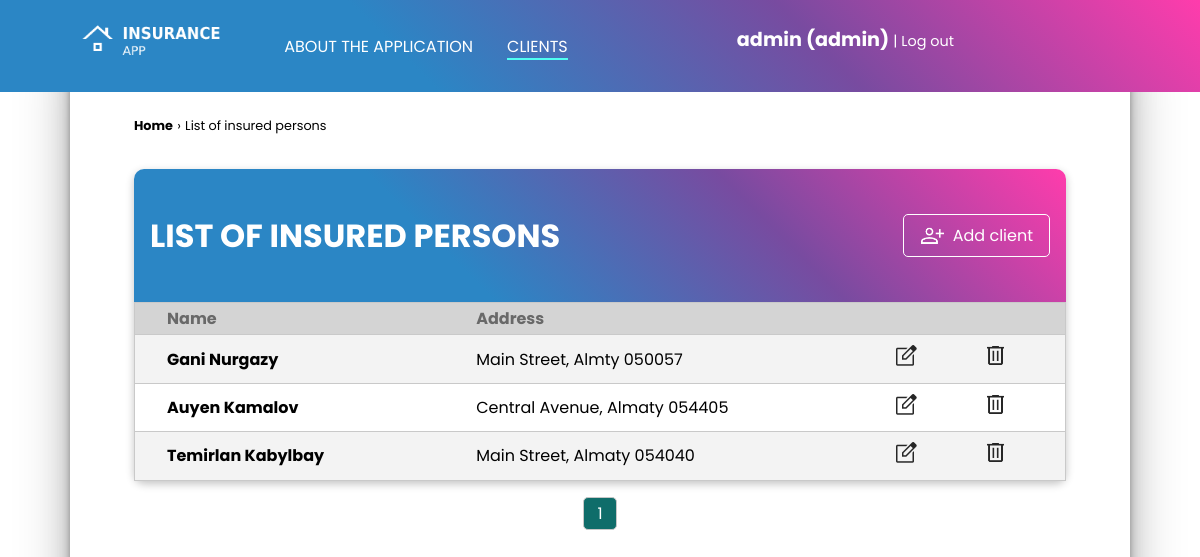
/policyholders/ (signed in), run on the app's committed database.
### clients/models.py (models this page shows, shortened)
class Client(models.Model):
    name = models.CharField(max_length=200, verbose_name="Name")
    surname = models.CharField(max_length=200, verbose_name="Surname")
    street_address = models.CharField(max_length=200, verbose_name="Address")
    city = models.CharField(max_length=100, verbose_name="City")
    postal_code = models.CharField(max_length=6, verbose_name="Postcode")
    email = models.EmailField(max_length=200, verbose_name="Email")
    phone_number = models.CharField(max_length=16, verbose_name="Phone number")

### clients/views.py (the view)
# urls.py: path("policyholders/", views.list_all_clients, name="list-all-clients"),
@login_required
def list_all_clients(request):
    clients = Client.objects.all()
    paginator = Paginator(clients, 5)
    page_number = request.GET.get('page')
    paginated_clients = paginator.get_page(page_number)
    return render(request, "clients/clients_list.html", {
        "paginated_clients": paginated_clients
    })

### clients/templates/clients/clients_list.html (shortened to what this page needs)
{% extends 'clients/layout.html' %}
{% load static %}
{% block navigation %}
<li><a  href="{% url 'clients:index' %}">About the application</a></li>
<li><a class="active" href="{% url 'clients:list-all-clients' %}">Clients</a></li>
{% endblock navigation %}
{% block section %}
<div class="page-path">
    <a href="{% url 'clients:index' %}">Home</a>
    <p>&rsaquo;</p>
    <p>List of insured persons</p>
</div>
<div class="table-content-box">
    <div class="content-box-header table-header">
        <h1>List of insured persons</h1>
        {% if user.is_staff %}
        <a href="{% url 'clients:create-client' %}"><img src="{% static 'clients/person_add_blue.png' %}" alt="add person" height="25px">Add client</a>
        {% endif %}
    </div>
    <div class="custom-table">
        <table>
        {% if paginated_clients|length > 0 %}
            <tr>
                <th>Name</th>
                <th>Address</th>
                <th></th>
                <th></th>
            </tr>
        {% endif %}
        {% for client in paginated_clients %}
            <tr>
                <td><a href="{% url 'clients:client-detail' client.id %}">{{ client.name }} {{ client.surname }}</a></td>
                <td>{{ client.street_address }}, {{ client.city }} {{ client.postal_code }}</td>
                {% if user.is_staff %}
                <td class="table-button"><a href="{% url 'clients:edit-client' client.id %}"><img src="{% static 'clients/edit.png' %}" height="25px" alt="edit" title="Edit"></a></td>
                <td class="table-button"><a href="{% url 'clients:delete-client' client.id %}"><img src="{% static 'clients/delete.png' %}" height="25px" alt="delete" title="Delete"></a></td>
                {% else %}
                <td></td>
                <td></td>
                {% endif %}
            </tr>
        {% empty %}
            <p>No records.</p>
        {% endfor %}
        </table>
    </div>
</div>
<div class="pagination">
        <div class="current">
            {{ paginated_clients.number }}
        </div>
</div>
{% endblock section %}

### clients/templates/clients/layout.html (shortened to what this page needs)
{% load static %}
<!DOCTYPE html>
<html lang="cs-cz">
<head>
    <link rel="stylesheet" href="{% static 'clients/styles.css' %}">
</head>
<body>
    <header>
        <div id="header-content" class="container">
            <a href="{% url 'clients:index' %}"><img src="{% static 'clients/app_logo.png' %}" height="50px" alt=""></a>
            <nav>
                <ul>
                    {% block navigation %}{% endblock navigation %}
                </ul>
            </nav>
            <div id="login-logout-bar" class="container">
            {% if user.is_authenticated %}
                <p id="username">{{ request.user.username }} {% if user.is_staff %} (admin) {% endif %}</p><a href="{% url 'logout' %}" class="login-logout">| Log out</a>
            {% else %}
                <a href="{% url 'login' %}" class="login-logout">Sign in </a><a href="{% url 'register' %}" id="register-btn">Register</a>
            {% endif %}
        </div>
        </div>
    </header>
    <section class="container">
        {% block section %}
        {% endblock section %}
    </section>
</body>
</html>

### clients/static/clients/styles.css (style rules this page uses)
:root { --main: background-color: #FF3CAC; --main: linear-gradient(225deg, #FF3CAC 0%, #784BA0 33%, #2B86C5 66%); background-image: linear-gradient(0deg, #D9AFD9 0%, #97D9E1 100%); --box: linear-gradient(45deg, #22c1c3 0%, #fdbb2d 100%); }
body { padding: 0; margin: 0; box-sizing: border-box; font-family: Poppins, sans-serif; background: #fff; min-height: 100vh; }
h1 { font-size: 2em; }
h1, h2, h3 { text-transform: uppercase; }
a { text-decoration: none; color:black; }
p { font-size: 1.2em; }
header { min-height: 2 em; width: 100vw; background: var(--main); color: white; position: fixed; z-index:1; padding: 17px 0px 0px 0px; }
#login-logout-bar { text-align: right; padding: 0.5em 2em 0 0; }
#username { display: inline; font-weight: bold; }
.login-logout { display: inline; text-decoration: none; color: white; font-size: 0.9em; transition: all 0.2s ease; }
#header-content { display: flex; padding: 0 0 0 1em; margin-top: 0; }
#header-content ul, #header-content h1 { padding-top: 0; margin-top: 0; }
nav ul { display: flex; flex-direction: row; }
nav ul li { padding: 1px; margin: 1em; list-style-type: none; text-transform: uppercase; }
nav ul li a { text-decoration: none; color: white; border-bottom: 2px solid transparent; transition: all 0.2s ease; }
.active { border-bottom: 2px solid #4FFFF3; }
section { box-sizing: border-box; background: #fff; min-height: 90vh; padding: 4em; padding-top: 7em; border-top: 0; border-radius: 0 0 10px 10px; box-shadow: rgba(0, 0, 0, 0.24) 0px 3px 8px; box-shadow: rgba(0, 0, 0, 0.25) 0px 54px 55px, rgba(0, 0, 0, 0.12) 0px -12px 30px, rgba(0, 0, 0, 0.12) 0px 4px 6px, rgba(0, 0, 0, 0.17) 0px 12px 13px, rgba(0, 0, 0, 0.09) 0px -3px 5px; }
.container { max-width: 1060px; margin: 0 auto; }
.content-box-header { background: var(--main); color: white; border-radius: 10px 10px 0 0; padding: 1em; }
.table-content-box { max-width: 100%; border-radius: 10px; box-shadow: rgba(0, 0, 0, 0.24) 0px 3px 8px; }
.table-header { display: flex; align-items: center; justify-content: space-between; }
.table-header a { color: white; text-decoration: none; border: 1px solid white; padding: 0.5em 1em; border-radius: 5px; margin-left: 1em; transition: all 0.2s ease; filter: grayscale(1) brightness(150%); }
.table-header img { vertical-align: bottom; padding-right: 0.5em; }
table, tr { border-collapse: collapse; border: 1px solid rgb(201, 201, 201); width: 100%; }
table td { padding: 0.7em 2em; text-align: left; }
th { text-align: left; padding: 0.2em 2em; background: rgb(212, 212, 212); color: rgb(105, 105, 105); }
tr:nth-child(even) { background-color: #f3f3f3; }
.custom-table a { text-decoration: none; font-weight: bold; }
.table-button { padding: 0 0.5em; filter: contrast(70%); }
.page-path { display: block; margin-bottom: 2em; }
.page-path > * { display: inline; font-size: 0.8em; font-weight: bold; text-decoration: none; }
.page-path p { font-weight: normal; }
.pagination { text-align: center; display: flex; max-width: max-content; margin: 1em auto; gap: 0.2em; }
.pagination > * { border: 1px solid rgb(199, 199, 199); border-radius: 5px; padding: 0.2em 0.6em; min-width: 0.8em; }
.current { background-color:#0f6d6a; color: white; }

### data on the page
Client: name "Gani", surname "Nurgazy", street_address "Main Street", city "Almty", postal_code "050057"
Client: name "Auyen", surname "Kamalov", street_address "Central Avenue", city "Almaty", postal_code "054405"
Client: name "Temirlan", surname "Kabylbay", street_address "Main Street", city "Almaty", postal_code "054040"

### other printed values
{{ request.user.username }} "admin"
{{ paginated_clients.number }} "1"
